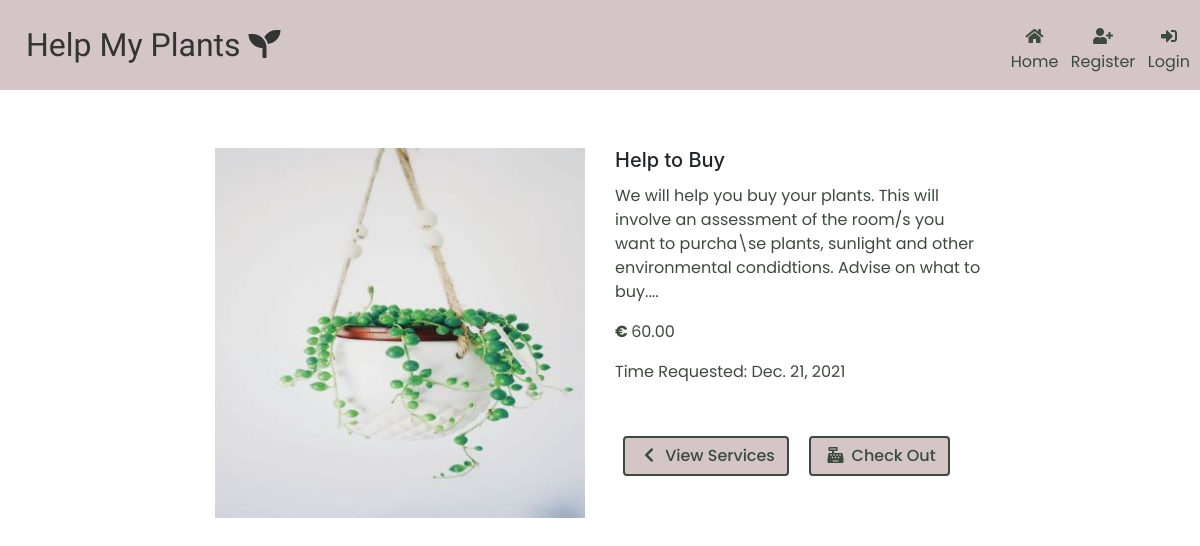
Page /services/2/ on the committed database.
### services/models.py (models this page shows, shortened)
class Service(models.Model):
    name = models.CharField(max_length=254)
    description = models.TextField()
    time_slot = models.DateField(null=True, blank=True)
    price = models.DecimalField(max_digits=6, decimal_places=2)
    image = models.ImageField(null=True, blank=True)

### services/views.py (the view)
# urls.py: path('<int:service_id>/', views.service_detail, name='service_detail'),
def service_detail(request, service_id):
    service = get_object_or_404(Service, pk=service_id)
    context = {
        'service': service,
    }
    return render(request, 'services/service_detail.html', context)

### services/templates/services/service_detail.html (shortened to what this page needs)
{% extends "base.html" %}
{% load static %}
{% block page_header %}
<div class="container-fluid header-container">
</div>
{% endblock %}
{% block content %}
<div class="container-fluid content-container">
  <div class="row">
    <div class="col-12 col-md-6 col-lg-4 offset-lg-2">
      <div class="image-container my-5">
        {% if service.image %}
        <a href="{{ service.image.url }}" target="_blank">
          <img src="{{ service.image.url }}" class="img-fluid" alt="{{ service.name }}">
        </a>
        {% else %}
        <a href="">
          <img src="{{ MEDIA_URL }}no-image.png" class="img-fluid" alt="{{ service.name }}">
        </a>
        {% endif %}
      </div>
    </div>
    <div class="col-12 col-md-6 col-lg-4">
      <div class="product-details-container mb-5 mt-md-5">
        <h5 class="card-title">{{ service.name}}</h5>
        <p class="text-content">{{ service.description }}</p>
        <p class="text-content"><strong>€ </strong>{{ service.price }}</p>
        <p class="text-content">Time Requested: {{ service.time_slot }}</p>
      </div>
      <a href="{% url 'services' %}" class="btn my-1 mx-2">
        <span class="icon">
            <i class="fas fa-chevron-left"></i>
        </span>
        <span class="text-content">View Services</span>
    </a>
    <a href="#" class="btn my-1 mx-2">
      <span class="icon">
        <i class="fas fa-cash-register"></i>
      </span>
      <span class="text-content">Check Out</span>
  </a>
    </div>
  </div>
</div>
{% endblock %}

### static/css/base.css (style rules this page uses)
:root { --main-text-color: #3D4A3D; --headers: #343434; --color1:#138A36; --color2:#D4C5C7; }
html { height: 100%; }
body { height: calc(100vh - 164px); }
.header-container { padding: 10px; background-color: var(--color2); position: fixed; top: 0; right: 0; left: 0; z-index: 1000; color: var(--headers); }
.content-container { padding-top: 100px; }
.text-content { color: var(--main-text-color); font-family: 'Poppins', sans-serif; font-size:1rem; }
.icon { align-items: center; display: inline-flex; justify-content: center; height: 1rem; width: 1.5rem; }
.btn { border: 2px solid var(--main-text-color); color: var(--main-text-color); background-color: var(--color2); font-family: 'Poppins', sans-serif; font-weight: 500; }

### rows in the picture
Service: image (picture), name "Help to Buy", description "We will help you buy your plants. This will involve an assessment of the room/s you want to purcha\\se plants, sunlight and other environmental condidtions. Advise on what to buy....", price "60.00", time_slot "Dec. 21, 2021"
